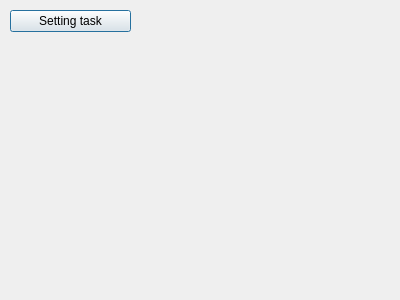
<?xml version="1.0" encoding="UTF-8"?>
<ui version="4.0">
 <class>RunningCmd</class>
 <widget class="QDialog" name="RunningCmd">
  <property name="geometry">
   <rect>
    <x>0</x>
    <y>0</y>
    <width>400</width>
    <height>300</height>
   </rect>
  </property>
  <property name="windowTitle">
   <string>Dialog</string>
  </property>
  <widget class="QWidget" name="layoutWidget">
   <property name="geometry">
    <rect>
     <x>10</x>
     <y>10</y>
     <width>121</width>
     <height>291</height>
    </rect>
   </property>
   <layout class="QVBoxLayout" name="verticalLayout">
    <item>
     <widget class="QPushButton" name="settingTask">
      <property name="text">
       <string>Setting task</string>
      </property>
     </widget>
    </item>
    <item>
     <spacer name="verticalSpacer">
      <property name="orientation">
       <enum>Qt::Vertical</enum>
      </property>
      <property name="sizeHint" stdset="0">
       <size>
        <width>20</width>
        <height>40</height>
       </size>
      </property>
     </spacer>
    </item>
   </layout>
  </widget>
 </widget>
 <resources/>
 <connections/>
</ui>
